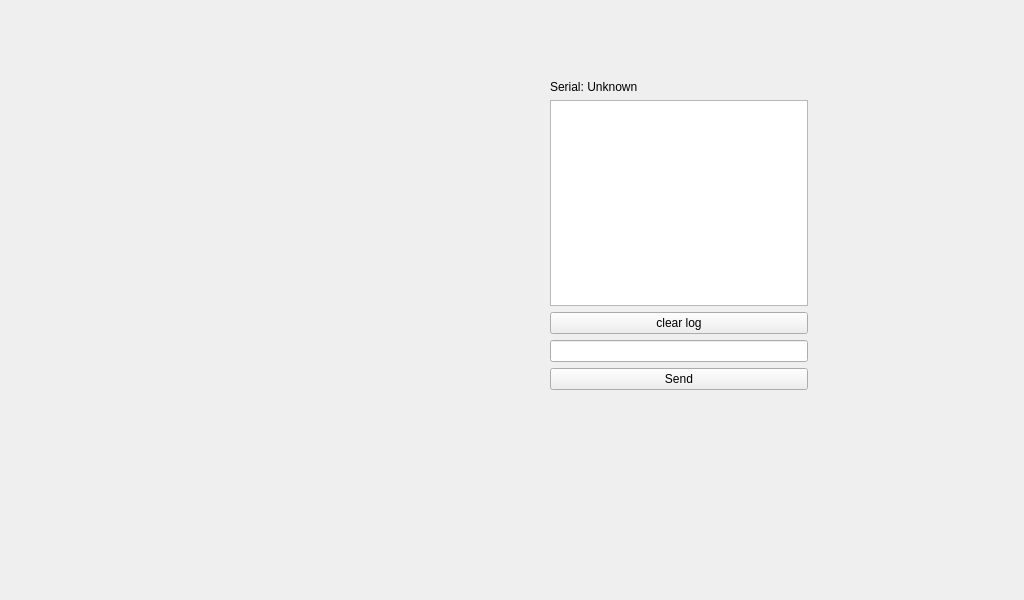
<?xml version="1.0" encoding="UTF-8"?>
<ui version="4.0">
 <class>SerialPage</class>
 <widget class="QWidget" name="SerialPage">
  <property name="geometry">
   <rect>
    <x>0</x>
    <y>0</y>
    <width>1024</width>
    <height>600</height>
   </rect>
  </property>
  <property name="minimumSize">
   <size>
    <width>1024</width>
    <height>600</height>
   </size>
  </property>
  <property name="maximumSize">
   <size>
    <width>1024</width>
    <height>600</height>
   </size>
  </property>
  <property name="windowTitle">
   <string>Form</string>
  </property>
  <widget class="QWidget" name="">
   <property name="geometry">
    <rect>
     <x>550</x>
     <y>80</y>
     <width>258</width>
     <height>310</height>
    </rect>
   </property>
   <layout class="QVBoxLayout" name="verticalLayout">
    <item>
     <widget class="QLabel" name="SerialStatusLabel">
      <property name="text">
       <string>Serial: Unknown</string>
      </property>
     </widget>
    </item>
    <item>
     <widget class="QPlainTextEdit" name="SerialLogEdit"/>
    </item>
    <item>
     <widget class="QPushButton" name="SerialClearLogButton">
      <property name="text">
       <string>clear log</string>
      </property>
     </widget>
    </item>
    <item>
     <widget class="QLineEdit" name="SerialInputlineEdit"/>
    </item>
    <item>
     <widget class="QPushButton" name="SerialSendButton">
      <property name="text">
       <string>Send</string>
      </property>
     </widget>
    </item>
   </layout>
  </widget>
 </widget>
 <resources/>
 <connections/>
</ui>
